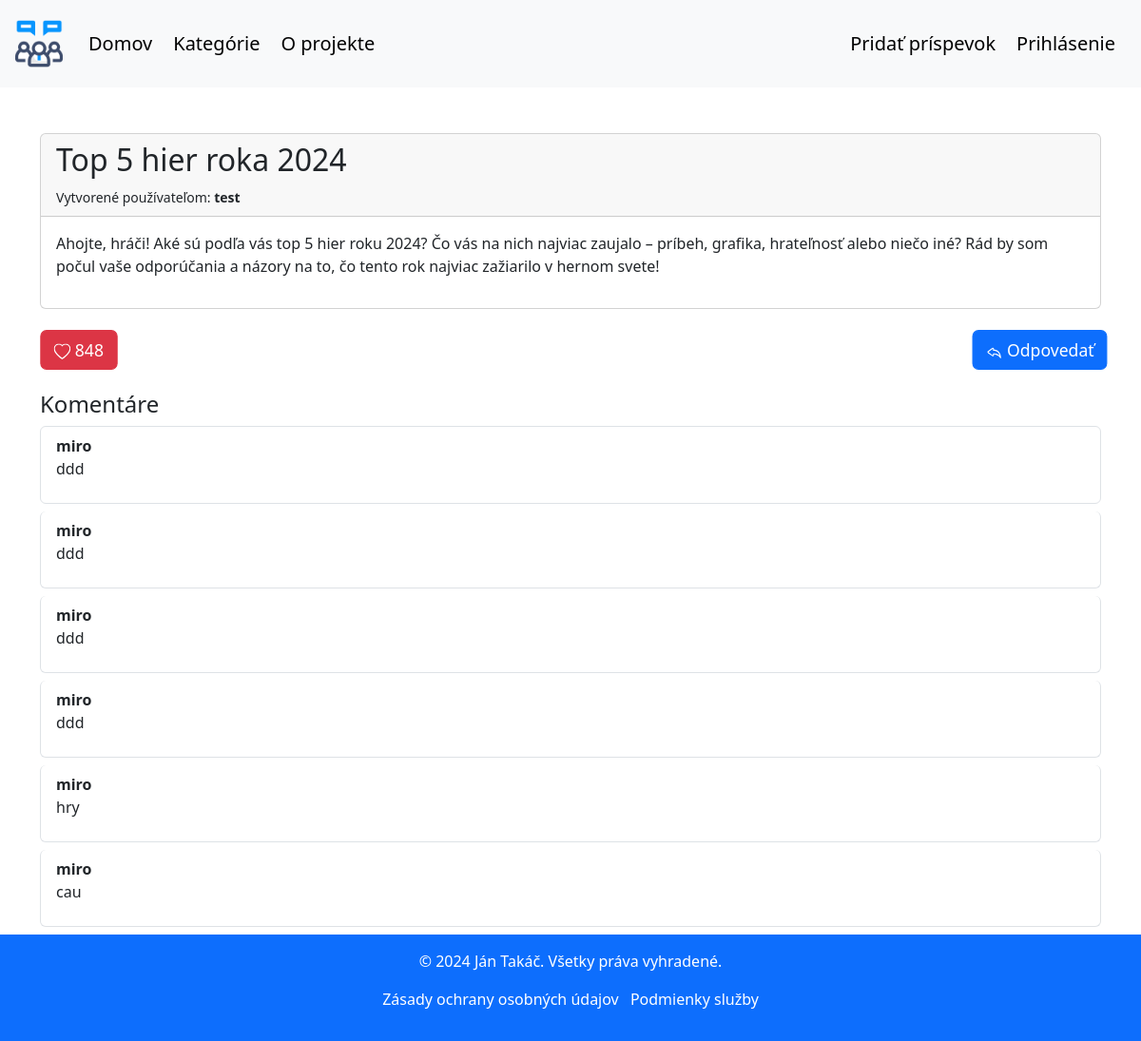
Screenshot of /posts/6/ with the database file from the repository.
### forum/models.py (models this page shows, shortened)
class Post(models.Model):
    title = models.CharField(max_length=255)
    created_at = models.DateTimeField(auto_now_add=True)
    created_by = models.ForeignKey(User, on_delete=models.CASCADE)
    like_count = models.PositiveIntegerField(default=0)
    content = models.TextField()
    category = models.CharField(max_length=50, default='other', null=False, blank=True)
    icon = models.ImageField(upload_to='post_pics', null=True, blank=True)

class Comment(models.Model):
    post = models.ForeignKey(Post, related_name='comments', on_delete=models.CASCADE)
    user = models.ForeignKey(User, on_delete=models.CASCADE)
    created_at = models.DateTimeField(auto_now_add=True)
    like_count = models.PositiveIntegerField(default=0)
    content = models.TextField()
    class Meta:
        ordering = ['-created_at']

### forum/views.py (the view)
# urls.py: path('posts/<int:post_id>/', views.post_detail, name='post_detail'),
def post_detail(request, post_id):
    post = get_object_or_404(Post, id=post_id)
    images = post.images.all()
    return render(request, 'forum/post_detail.html', {'post': post, 'images': images})

### forum/templates/forum/post_detail.html (shortened to what this page needs)
{% extends 'forum/base.html' %}
{% block content %}
    <div class="container mt-5">
        <div class="card">
            <div class="card-header">
                <h2 class="card-title">{{ post.title }}</h2>
                <small>Vytvorené používateľom: <strong>{{ post.created_by }}</strong></small>
            </div>
            <div class="card-body">
                <p>{{ post.content }}</p>
            </div>
        </div>
        <div class="mt-4 d-flex justify-content-between align-items-center">
            {% if user.is_authenticated %}
                <button type="button" class="btn btn-danger ms-1"
                        hx-trigger="click"
                        hx-post="{% url 'forum:like_post' %}"
                        hx-target="#like-count"
                        hx-vals='{"post_id" : {{ post.id }}}'
                        hx-headers='{"X-CSRFToken": "{{ csrf_token }}"}'>
                    <svg xmlns="http://www.w3.org/2000/svg" width="16" height="16" fill="currentColor" class="bi bi-heart" viewBox="0 0 16 16">
                        <path d="m8 2.748-.717-.737C5.6.281 2.514.878 1.4 3.053c-.523 1.023-.641 2.5.314 4.385.92 1.815 2.834 3.989 6.286 6.357 3.452-2.368 5.365-4.542 6.286-6.357.955-1.886.838-3.362.314-4.385C13.486.878 10.4.28 8.717 2.01zM8 15C-7.333 4.868 3.279-3.04 7.824 1.143q.09.083.176.171a3 3 0 0 1 .176-.17C12.72-3.042 23.333 4.867 8 15"></path>
                    </svg>
                    <span id="like-count">{{ post.like_count }}</span>
                </button>
                <button type="button" id="reply-btn" class="btn btn-primary ms-1">
                    <svg xmlns="http://www.w3.org/2000/svg" width="16" height="16" fill="currentColor" class="bi bi-reply" viewBox="0 0 16 16">
                        <path d="M6.598 5.013a.144.144 0 0 1 .202.134V6.3a.5.5 0 0 0 .5.5c.667 0 2.013.005 3.3.822.984.624 1.99 1.76 2.595 3.876-1.02-.983-2.185-1.516-3.205-1.799a8.7 8.7 0 0 0-1.921-.306 7 7 0 0 0-.798.008h-.013l-.005.001h-.001L7.3 9.9l-.05-.498a.5.5 0 0 0-.45.498v1.153c0 .108-.11.176-.202.134L2.614 8.254l-.042-.028a.147.147 0 0 1 0-.252l.042-.028zM7.8 10.386q.103 0 .223.006c.434.02 1.034.086 1.7.271 1.326.368 2.896 1.202 3.94 3.08a.5.5 0 0 0 .933-.305c-.464-3.71-1.886-5.662-3.46-6.66-1.245-.79-2.527-.942-3.336-.971v-.66a1.144 1.144 0 0 0-1.767-.96l-3.994 2.94a1.147 1.147 0 0 0 0 1.946l3.994 2.94a1.144 1.144 0 0 0 1.767-.96z"></path>
                    </svg>
                    Odpovedať
                </button>
            {% else %}
                <a href="{% url 'forum:login' %}" class="btn btn-danger ms-1">
                    {{ post.like_count }}
                </a>
                <a href="{% url 'forum:login' %}" class="btn btn-primary ms-1">
                    Odpovedať
                </a>
            {% endif %}
        </div>
        <div id="post-comments">
            {% include 'forum/partials/post_comments.html' %}
        </div>
    </div>
{% endblock %}

### forum/templates/forum/partials/post_comments.html
<div class="mt-4">
    <h4>Komentáre</h4>
    <div class="list-group">
        {% if post.comments.exists %}
            {% for comment in post.comments.all %}
                <div class="list-group-item card mb-2">
                    <strong>{{ comment.user }}</strong>
                    <p>{{ comment.content }}</p>
                </div>
            {% endfor %}
        {% else %}
            <p>Tento príspevok ešte nemá komentáre. Buď prvý komentujúci!</p>
        {% endif %}
    </div>
</div>

### forum/static/forum/style.css (style rules this page uses)
.container-fluid .btn:hover, .container .btn { transform: scale(1.1); }
.card { transition: transform 0.4s ease, box-shadow 0.4s ease; }

### rows the page displays
Post: title "Top 5 hier roka 2024", created_by "test", content "Ahojte, hráči! Aké sú podľa vás top 5 hier roku 2024? Čo vás na nich najviac zaujalo – príbeh, grafika, hrateľnosť alebo niečo iné? Rád by som počul vaše odporúčania a názory na to, čo tento rok najviac zažiarilo v hernom svete!", like_count "848"
Comment: user "miro", content "ddd"
Comment: user "miro", content "ddd"
Comment: user "miro", content "ddd"
Comment: user "miro", content "ddd"
Comment: user "miro", content "hry"
Comment: user "miro", content "cau"
